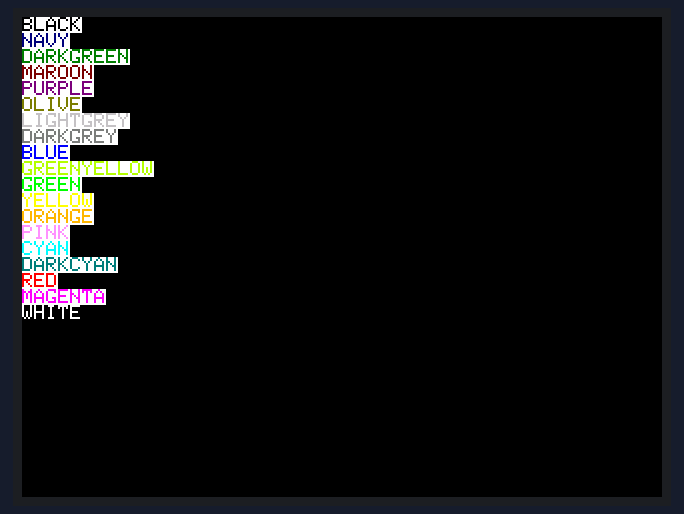
Bench run of a sketch on a simulated ESP32. On the bench: 320×240 colour display.

Above: at 0.2 s.

The sketch:

M5_LCD_font_colorRGB.ino
```cpp
#include <M5Stack.h>

void setup() {
    M5.begin();

    //バックライトの明るさを0～255で指定
    M5.Lcd.setBrightness(255);

    //文字の大きさを1～7で指定
    M5.Lcd.setTextSize(1);

    //文字色を設定（文字背景色は透明）
    M5.Lcd.setTextColor(0x0000,0xFFFF);
    M5.Lcd.println("BLACK");

    //文字色を設定（文字背景色は透明）
    M5.Lcd.setTextColor(0x000F,0xFFFF);
    M5.Lcd.println("NAVY");

    //文字色を設定（文字背景色は透明）
    M5.Lcd.setTextColor(0x03E0,0xFFFF);
    M5.Lcd.println("DARKGREEN");

    //文字色を設定（文字背景色は透明）
    M5.Lcd.setTextColor(0x7800,0xFFFF);
    M5.Lcd.println("MAROON");

    //文字色を設定（文字背景色は透明）
    M5.Lcd.setTextColor(0x780F,0xFFFF);
    M5.Lcd.println("PURPLE");

    //文字色を設定（文字背景色は透明）
    M5.Lcd.setTextColor(0x7BE0,0xFFFF);
    M5.Lcd.println("OLIVE");

    //文字色を設定（文字背景色は透明）
    M5.Lcd.setTextColor(0xC618,0xFFFF);
    M5.Lcd.println("LIGHTGREY");

    //文字色を設定（文字背景色は透明）
    M5.Lcd.setTextColor(0x7BEF,0xFFFF);
    M5.Lcd.println("DARKGREY");

    //文字色を設定（文字背景色は透明）
    M5.Lcd.setTextColor(0x001F,0xFFFF);
    M5.Lcd.println("BLUE");

    //文字色を設定（文字背景色は透明）
    M5.Lcd.setTextColor(0xB7E0,0xFFFF);
    M5.Lcd.println("GREENYELLOW");

    //文字色を設定（文字背景色は透明）
    M5.Lcd.setTextColor(0x07E0,0xFFFF);
    M5.Lcd.println("GREEN");

    //文字色を設定（文字背景色は透明）
    M5.Lcd.setTextColor(0xFFE0,0xFFFF);
    M5.Lcd.println("YELLOW");

    //文字色を設定（文字背景色は透明）
    M5.Lcd.setTextColor(0xFDA0,0xFFFF);
    M5.Lcd.println("ORANGE");

    //文字色を設定（文字背景色は透明）
    M5.Lcd.setTextColor(0xFC9F,0xFFFF);
    M5.Lcd.println("PINK");

    //文字色を設定（文字背景色は透明）
    M5.Lcd.setTextColor(0x07FF,0xFFFF);
    M5.Lcd.println("CYAN");

    //文字色を設定（文字背景色は透明）
    M5.Lcd.setTextColor(0x03EF,0xFFFF);
    M5.Lcd.println("DARKCYAN");

    //文字色を設定（文字背景色は透明）
    M5.Lcd.setTextColor(0xF800,0xFFFF);
    M5.Lcd.println("RED");

    //文字色を設定（文字背景色は透明）
    M5.Lcd.setTextColor(0xF81F,0xFFFF);
    M5.Lcd.println("MAGENTA");

    //文字色を設定（文字背景色は透明）
    M5.Lcd.setTextColor(0xFFFF,0x0000);
    M5.Lcd.println("WHITE");
}

void loop() {
}
```
